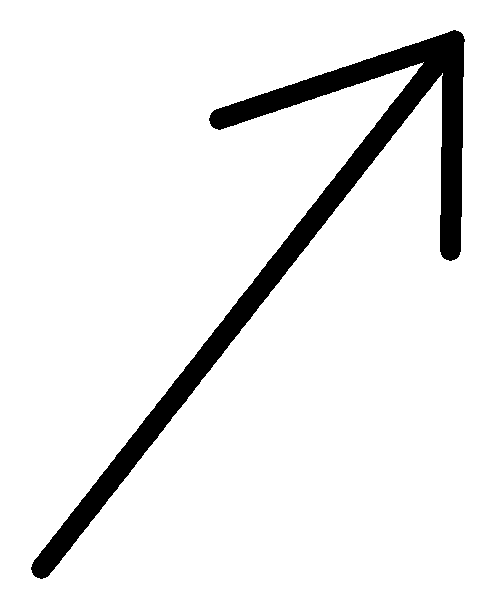
%> input picture docs/assets/du1-files/sipka.bmp, 500 x 600 px
$ octave runme.m   (GNU Octave 9; MATLAB toolbox functions it lacks are replaced by stand-ins)
%> lines starting %> are read from the running program, lines starting %| are printed output that depends on the picture; in (x1, y1, x2, y2) boxes, pixels count from 0 and x2, y2 are one past the last pixel; in counts of white or black regions, pixels touching at a corner belong together; the program's own positions count from 1
%%%%%%%%%%%%%%%%%%%%%%%%%%%%%%%%%%%%%%%%%%%%%%%%%%%%%%%%%%%%%%%
%             Komprese digitalniho obrazu pomoci SVD
%%%%%%%%%%%%%%%%%%%%%%%%%%%%%%%%%%%%%%%%%%%%%%%%%%%%%%%%%%%%%%%

A = double(imread('sipka.bmp'));              % nacti obrazek jako matici
%> A: size 600x500 double; values 0 (black) and 1 (white), 92.2% white; 1 black region, box (x1, y1, x2, y2) and area: (31, 30, 465, 579) 23288

[U,S,V] = svd(A);                            % singularni rozklad A
s = diag(S);                                 % singularni cisla A
%> s = 500 values, max 507.4 at index 1, min 0 at index 497, mean 3.42

for k = [500,400,300,200,100,70,40,20,10,5], % k = # pouzitych komponent sing. rozkladu

    X = zeros(size(A));
    for i=1:k,
        X = X + U(:,i)*S(i,i)*V(:,i)';       % konstrukce dat
    end;

    subplot(1,2,1), imagesc(X),              % vykresleni
    axis image, colormap(gray),
    title(sprintf('SVD compressed image\n used %d of %d singular values',k,length(s)));

    n_doubles = (size(U,1)+size(V,1)+1)*k;
    n_kbytes = n_doubles*8/1024;
    subplot(1,2,2), semilogy(1:k,s(1:k),'.r',k+1:length(s),s(k+1:length(s)),'.k'),
    axis([0,length(s),s(length(s)),s(1)]), axis square,
    title(sprintf('signular values\n economic SVD: %d [doubles] = %1.2f [kB]',n_doubles,n_kbytes)),
%    legend('used','unused',4);
    pause;

end;
%> this loop made 10 passes
%> pass 1, `title(sprintf('signular values\n economic SVD: %d [doubles] = %1.2f [k..`:
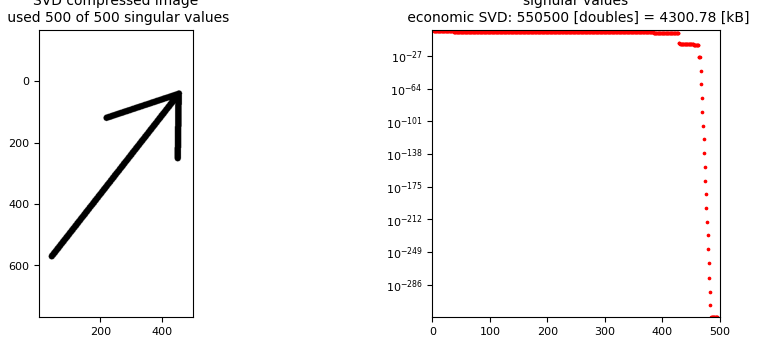
%> figure redrawn from the program's plot data, 2 panels
%> after the loop:
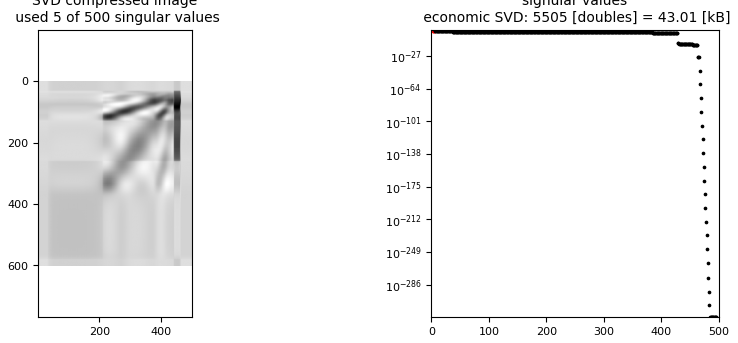
%> figure redrawn from the program's plot data, 2 panels

pause;
